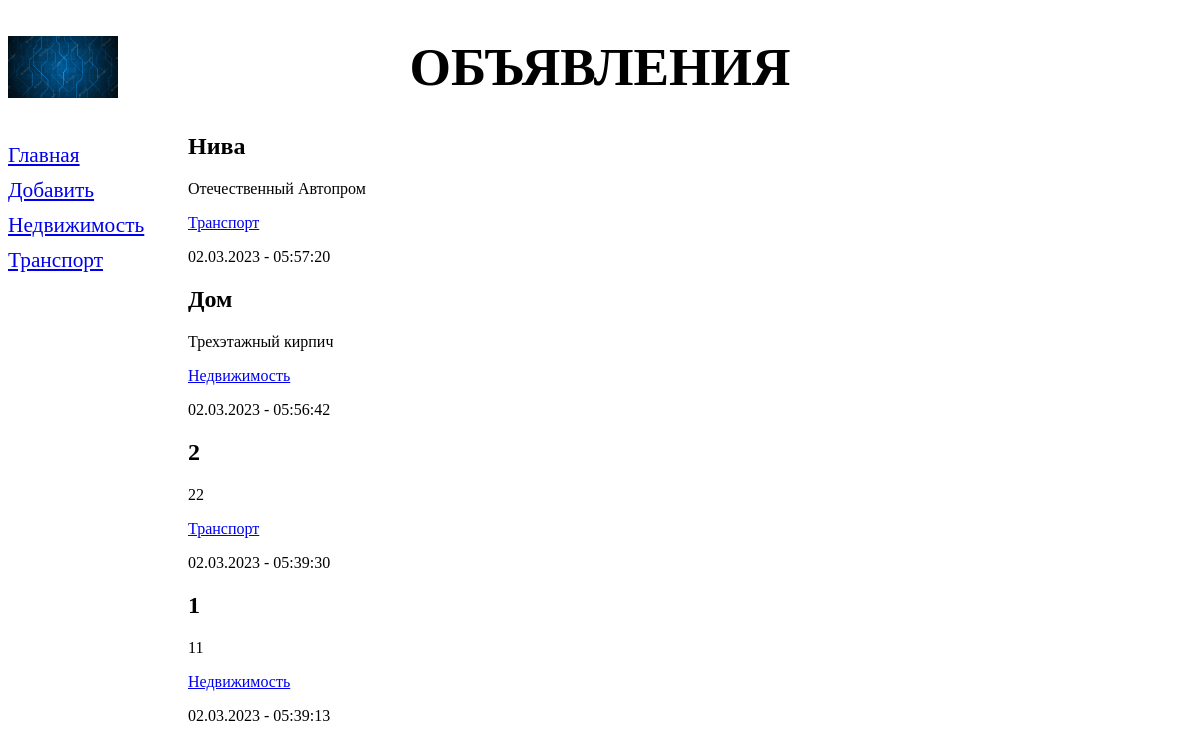
Page /bboard/ on the earlier database version.
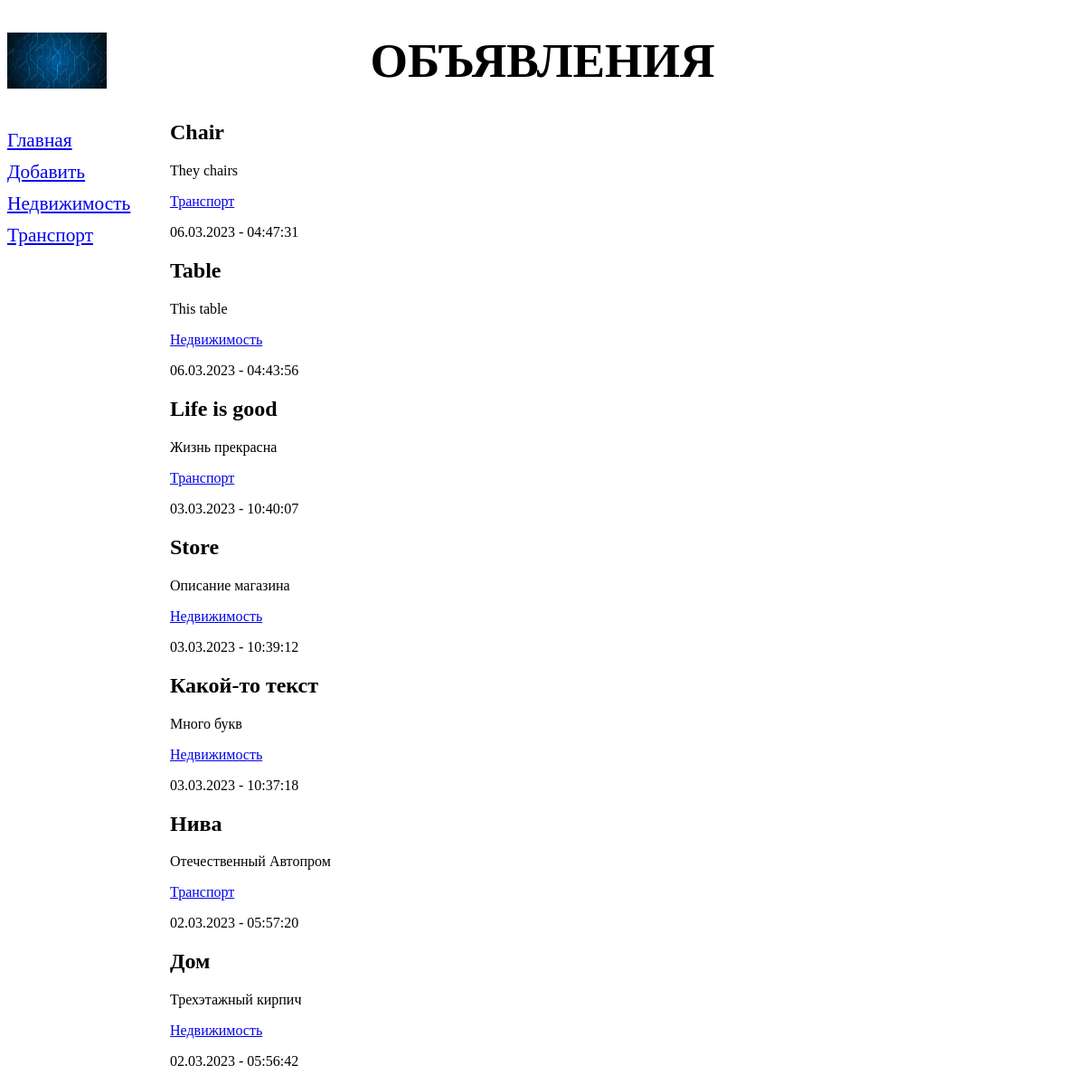
Same page on the later database version.
### bboard/models.py (models this page shows, shortened)
class Rubric(models.Model):
    name = models.CharField(
        max_length=20, db_index=True, verbose_name="Название")
    class Meta:
        verbose_name_plural = "Рубрики"
        verbose_name = "Рубрика"
        ordering = ['name']

class Bb(models.Model):
    title = models.CharField(max_length=50, verbose_name="Товар")
    content = models.TextField(null=True, blank=True, verbose_name="Описание")
    price = models.FloatField(null=True, blank=True, verbose_name="Цена")
    published = models.DateTimeField(
        auto_now_add=True, db_index=True, verbose_name="Опубликовано")
    rubric = models.ForeignKey(
        "Rubric", null=True, on_delete=models.PROTECT, verbose_name='Рубрика')
    class Meta:
        verbose_name_plural = 'Объявления'
        verbose_name = 'Объявление'
        ordering = ['-published']

### bboard/views.py (the view)
# urls.py: path("", index, name="index"),
def index(request):
    bbs = Bb.objects.all()
    rubrics = Rubric.objects.all()
    context = {'bbs': bbs, 'rubrics': rubrics}
    return render(request, 'bboard/index.html', context)

### bboard/templates/bboard/index.html
{% extends "layout/basic.html" %}
{% block content %}
{% for bb in bbs %}
<div>
    <h2>{{ bb.title }}</h2>
    <p>{{ bb.content }}</p>
    <p><a href="{% url 'by_rubric' bb.rubric.pk %}">{{ bb.rubric.name }}</a></p>
    <p> {{ bb.published|date:"d.m.Y - H:i:s" }}</p>
</div>
{% endfor %}
{% endblock %}

### bboard/templates/layout/basic.html (shortened to what this page needs)
{% load static %}
<!DOCTYPE html>
<html lang="en">
<head>
    <link rel="stylesheet" href="{% static 'bboard/style.css' %}">
</head>
<body>
    <header>
        <h1>Объявления</h1>
    </header>
    <nav>
        <a href="{% url 'index' %}">Главная</a>
        <a href="{% url 'add' %}">Добавить</a>
        {% for rubric in rubrics %}
        <a href="{% url 'by_rubric' rubric.pk %}">{{ rubric.name }}</a>
        {% endfor %}
    </nav>
    <section>
        {% block content %}
        {% endblock%}
    </section>
</body>
</html>

### bboard/static/bboard/style.css (style rules this page uses)
header h1 { font-size: 40pt; text-transform: uppercase; text-align: center; background: url("bj.jpg") left / auto 100% no-repeat; }
nav { font-size: 16pt; width: 180px; float: left; }
nav a { display: block; margin: 10px 0px; }
section { margin-left: 180px; }

Differences in the rows shown:
removed Bb: title "2", content "22", rubric.name "Транспорт", published "02.03.2023 - 05:39:30"
removed Bb: title "1", content "11", rubric.name "Недвижимость", published "02.03.2023 - 05:39:13"
added Bb: title "Chair", content "They chairs", rubric.name "Транспорт", published "06.03.2023 - 04:47:31"
added Bb: title "Table", content "This table", rubric.name "Недвижимость", published "06.03.2023 - 04:43:56"
added Bb: title "Life is good", content "Жизнь прекрасна", rubric.name "Транспорт", published "03.03.2023 - 10:40:07"
added Bb: title "Store", content "Описание магазина", rubric.name "Недвижимость", published "03.03.2023 - 10:39:12"
added Bb: title "Какой-то текст", content "Много букв", rubric.name "Недвижимость", published "03.03.2023 - 10:37:18"
